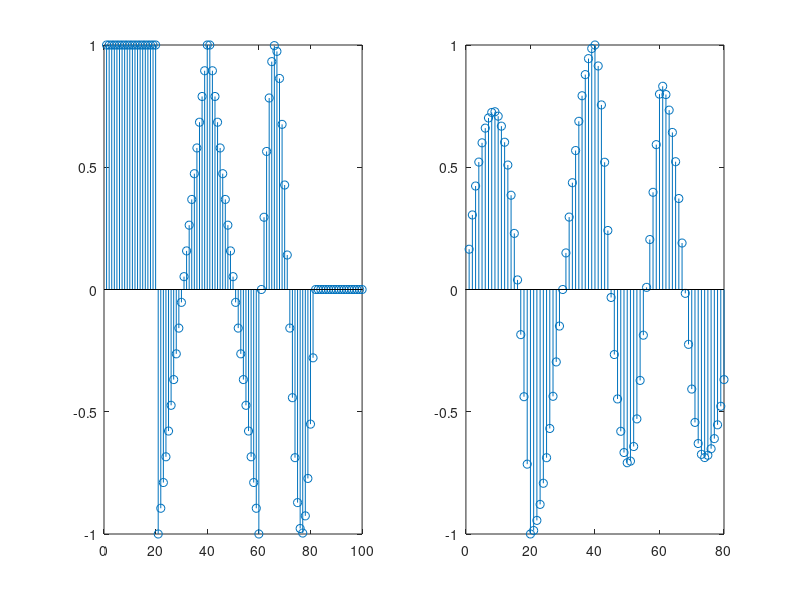

This chart was generated by the following MATLAB code:
figure(1)
t = [0:0.3:2*pi];
x1 = sin(t);
x2 = linspace(-1,1,20);
x3 = linspace(1,-1,20);
x4 = ones(1,20);
x=[x4,x2,x3,x1,zeros(1,19)];
subplot(1,2,1)
stem(x);
h=x2;
h1=h(20:-1:1);
[m,n]=size(x);
y = zeros(1,n-20);
for i=1:n-20
    sum=0;
    for j=i+1:i+20
        a = (x(1,j))^2;
        sum = sum+a;
    end
    sum1=0;
    sum2=0;
    for k=1:20
        sum1=sum1 + (h1(k))^2;
        sum2=sum2 + (x(i+k)*h1(k));
    end
    y(i)=sum2/sqrt(sum*sum1);
end
subplot(1,2,2);
stem(y)